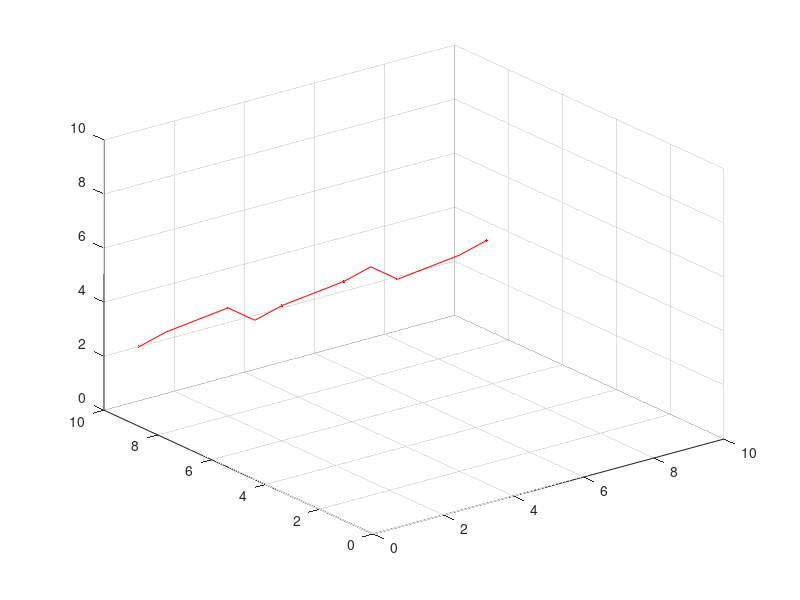

MATLAB code for this plot:
% start and end point of line
a = [1 10 2];
b = [4 1 9];

% get diffs
ab = b - a;

% find number of steps required to be "one pixel wide" in the shorter
% two dimensions
n = max(abs(ab)) + 1;

% compute line
s = repmat(linspace(0, 1, n)', 1, 3);
for d = 1:3
    s(:, d) = s(:, d) * ab(d) + a(d);
end

% round to nearest pixel
s = round(s);

% if desired, apply to a matrix
N = 10;
X = zeros(N, N, N);
X(sub2ind(size(X), s(:, 1), s(:, 2), s(:, 3))) = 1;

% or, plot
clf
plot3(s(:, 1), s(:, 2), s(:, 3), 'r.-')
axis(N * [0 1 0 1 0 1])
grid on
